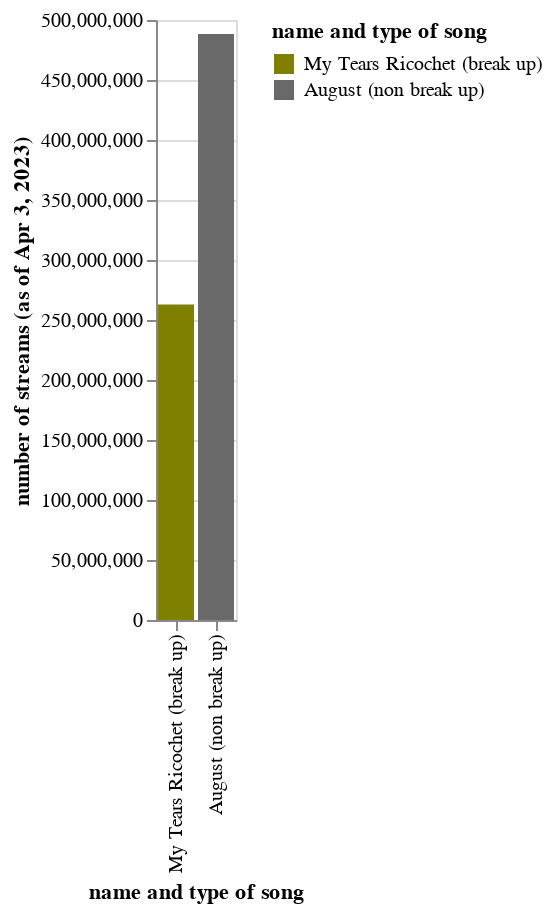

This figure's notebook cell:
### Code cell
## this code block is for FIGURE 20
df = pd.DataFrame({"name and type of song": ["My Tears Ricochet (break up)", "August (non break up)"], "number of streams (as of Apr 3, 2023)": [262899843,488270367]})

plot = (
    alt.Chart(df)
    .mark_bar()
    .encode(
        x=alt.X("name and type of song", sort="y"),
        y="number of streams (as of Apr 3, 2023)",
    color=alt.Color('name and type of song',
                     scale=alt.Scale(
                         domain=df.sort_values(['number of streams (as of Apr 3, 2023)'])['name and type of song'].tolist(),
                         range=['olive', 'dimgrey']))))
plot

### Figure 1 — Vega-Lite specification as saved in the notebook (floating-point values rounded to 4 significant figures)
{"config": {"view": {"continuousWidth": 400, "continuousHeight": 300}}, "data": {"name": "data-2a2d3359e973a6395c4b8d0cfdfab14e"}, "mark": "bar", "encoding": {"color": {"field": "name and type of song", "scale": {"domain": ["My Tears Ricochet (break up)", "August (non break up)"], "range": ["olive", "dimgrey"]}, "type": "nominal"}, "x": {"field": "name and type of song", "sort": "y", "type": "nominal"}, "y": {"field": "number of streams (as of Apr 3, 2023)", "type": "quantitative"}}, "$schema": "https://vega.github.io/schema/vega-lite/v4.17.0.json", "datasets": {"data-2a2d3359e973a6395c4b8d0cfdfab14e": [{"name and type of song": "My Tears Ricochet (break up)", "number of streams (as of Apr 3, 2023)": 262899843}, {"name and type of song": "August (non break up)", "number of streams (as of Apr 3, 2023)": 488270367}]}}
